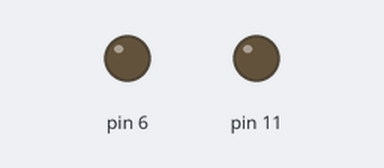
A sketch run on a simulated Arduino Uno, built with avr-gcc and run on an emulated ATmega328P. On the bench: output pins drawn as LEDs (lit = HIGH).

Above: at 0.05 s.
At 5.75 s:
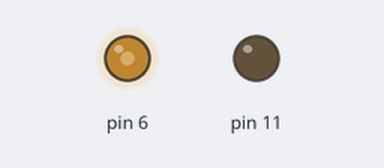
At 11.55 s:
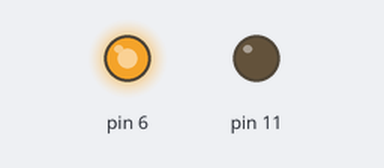
At 23.15 s:
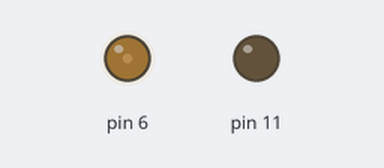
Timing chart, 0 to 33.2 s (numbered marks = the images above):
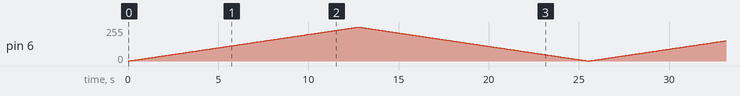

The sketch:

varying_motor_speed.ino
```cpp
void setup()
{
  pinMode(6, OUTPUT);
  pinMode(11, OUTPUT);
}

void loop()
{
  for(int i = 0; i<255 ; i++){
    analogWrite(6,i);
    delay(50);
}
  for(int i = 255; i>0;i--){
    analogWrite(6,i);
    delay(50);
  }
}
```
